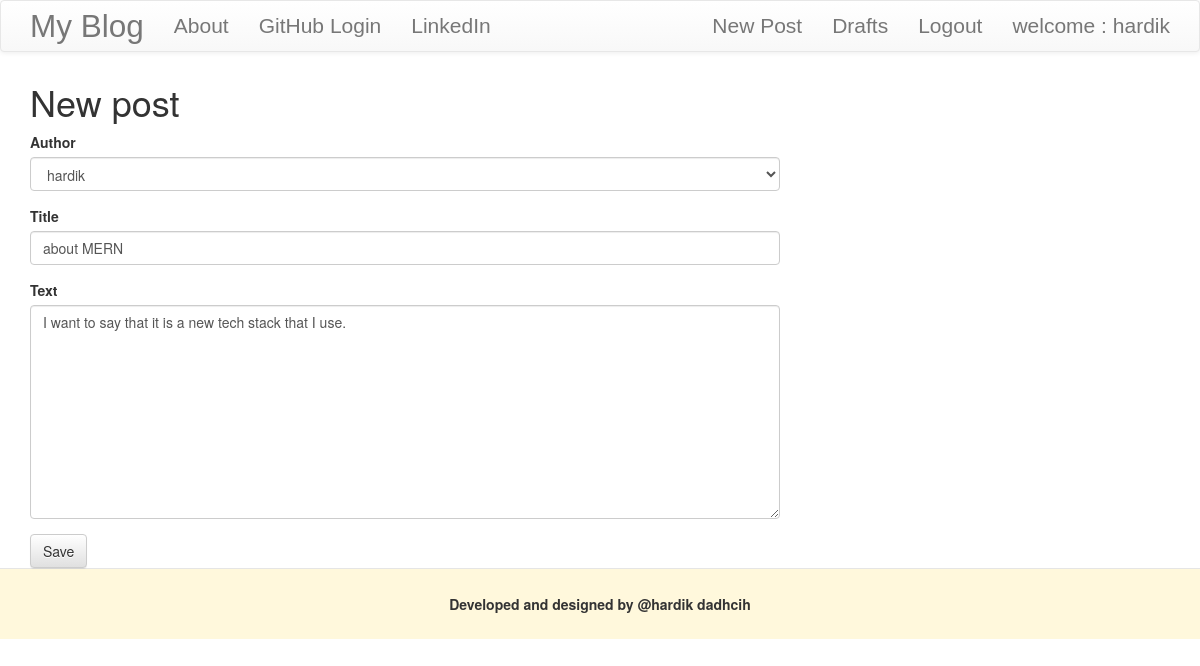
Screenshot of /post/8/edit/ (signed in) with the database file from the repository.
### blog/models.py (models this page shows, shortened)
class Post(models.Model):
    author = models.ForeignKey('auth.User')
    title = models.CharField(max_length=200)
    text = models.TextField()
    create_date = models.DateTimeField(default=timezone.now())
    published_date = models.DateTimeField(blank=True, null=True)

### blog/views.py (the view)
# urls.py: url(r'^post/(?P<pk>\d+)/edit/$', views.PostUpadteview.as_view(), name='post_edit'),
class PostUpadteview(LoginRequiredMixin, UpdateView):
    login_url = '/login/'
    redirect_field_name = 'blog/post_detail.html'
    form_class = PostForm
    model = Post

### blog/forms.py
class PostForm(forms.ModelForm):
    class Meta:
        model = Post
        fields = ('author', 'title', 'text')
        widgets = {'title': forms.TextInput(attrs={'class': 'textInputClass'}),
                   'text': forms.Textarea(attrs={'class': 'editable medium-editor-textarea postconetent'}),
                   }

### blog/templates/blog/post_form.html (shortened to what this page needs)
{% extends 'blog/base.html' %}
{% load bootstrap3 %}
{% block body_content %}
    <h1>New post</h1>
    <form class="post-form" method="POST">
       {%   bootstrap_form form  %}
    <button type="submit" class="save btn btn-default" >
    Save
    </button>
    </form>
{% endblock %}

### blog/templates/blog/base.html (shortened to what this page needs)
<!DOCTYPE html>
{% load staticfiles %}
<html lang="en">
<head>
    <link rel="stylesheet" href="https://maxcdn.bootstrapcdn.com/bootstrap/3.3.7/css/bootstrap.min.css"
>
    <link rel="stylesheet" href="https://maxcdn.bootstrapcdn.com/bootstrap/3.3.7/css/bootstrap-theme.min.css"
>
    <link rel="stylesheet" href="{% static 'css/blog.css' %}">
</head>
<body>
<nav class="navbar navbar-default techfont custom-navbar">
    <div class="container">
        <ul class="nav navbar-nav">
            <li><a class="navbar-brand bigbrand" href="{% url 'post_list' %}">My Blog</a></li>
            <li><a href="{% url 'about' %}">About</a></li>
            <li><a href="https://github.com" target="_blank">GitHub Login</a></li>
            <li><a href="http://linkedin.com/in" target="_blank">LinkedIn</a></li>
        </ul>
        <ul class="nav navbar-nav navbar-right">
            {% if user.is_authenticated %}
                <li><a href="{% url 'post_new' %}">New Post</a></li>
                <li><a href="{% url 'post_draft_list' %}">Drafts</a></li>
                <li><a href="{% url 'logout' %}">Logout</a></li>
                <li><a> welcome : {{ user.username }}</a></li>
            {% else %}
                <li><a class="nav navbar-right" href="{% url 'login' %}"><span class="glyphicon glyphicon-user"></span>Login</a>
                </li>
            {% endif %}
        </ul>
    </div>
</nav>
    <div class="content container">
        <div class="row">
            <div class="col-md-8">
                <div class="blog_post">
                    {% block body_content %}
                    {% endblock %}
                </div>
            </div>
        </div>
    </div>
<div class=" basic modal-footer">
    <p><center><strong>Developed and designed by @hardik dadhcih</strong></center></p>
</div>
</body>
</html>

### blog/static/css/blog.css (style rules this page uses)
.techfont { font-family: 'Arial Narrow', sans-serif; font-size: 1.5em; margin-bottom: 10px; }
.bigbrand { font-size: 1.5em; }
.basic { background-color: cornsilk; }

### rows the page displays
Post: author "hardik", title "about MERN", text "I want to say that it is a new tech stack that I use."

### other values shown
{{ user.username }} "hardik"
